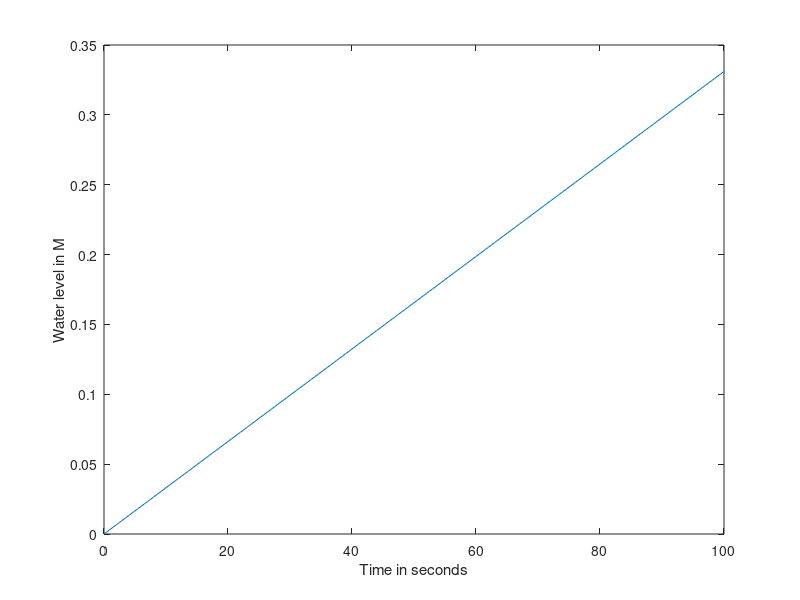

Write MATLAB code to recreate this figure.
close all; clear all;
    % Height interval
dt=0.5;
    % Scale height
F = 2.6*10^(-5);
A = 0.05^2 * pi;

% Model loop starting from ground level
     h(1)=0; t(1)=0;
     for kk=1:200;
t(kk+1)=t(kk)+dt;
    

% timestepping equation
h(kk+1)=h(kk)+dt*(F/A);
end
plot(t,h); xlabel ('Time in seconds'), ylabel ('Water level in M');